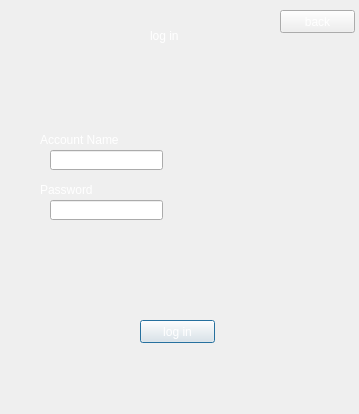
<?xml version="1.0" encoding="UTF-8"?>
<ui version="4.0">
 <class>customerlogin</class>
 <widget class="QDialog" name="customerlogin">
  <property name="geometry">
   <rect>
    <x>0</x>
    <y>0</y>
    <width>359</width>
    <height>414</height>
   </rect>
  </property>
  <property name="windowTitle">
   <string>titi</string>
  </property>
  <property name="styleSheet">
   <string notr="true">background-image:url(:/imagestart/pic/cl2.jpg);</string>
  </property>
  <widget class="QLabel" name="label_3">
   <property name="geometry">
    <rect>
     <x>40</x>
     <y>180</y>
     <width>101</width>
     <height>20</height>
    </rect>
   </property>
   <property name="styleSheet">
    <string notr="true">background-image:url(:/imagestart/pic/t2.jpg);
color: rgb(255, 255, 255);</string>
   </property>
   <property name="text">
    <string>Password</string>
   </property>
  </widget>
  <widget class="QLineEdit" name="username">
   <property name="geometry">
    <rect>
     <x>50</x>
     <y>150</y>
     <width>113</width>
     <height>20</height>
    </rect>
   </property>
   <property name="styleSheet">
    <string notr="true">background-image:url(:/imagestart/pic/t1.jpg);</string>
   </property>
  </widget>
  <widget class="QLabel" name="label">
   <property name="geometry">
    <rect>
     <x>150</x>
     <y>20</y>
     <width>71</width>
     <height>31</height>
    </rect>
   </property>
   <property name="styleSheet">
    <string notr="true">background-image:url(:/imagestart/pic/t2.jpg);
font: 18pt &quot;MV Boli&quot;;
color: rgb(255, 255, 255);</string>
   </property>
   <property name="text">
    <string>log in </string>
   </property>
  </widget>
  <widget class="QLineEdit" name="password">
   <property name="geometry">
    <rect>
     <x>50</x>
     <y>200</y>
     <width>113</width>
     <height>20</height>
    </rect>
   </property>
   <property name="styleSheet">
    <string notr="true">background-image:url(:/imagestart/pic/t1.jpg);</string>
   </property>
   <property name="echoMode">
    <enum>QLineEdit::Password</enum>
   </property>
  </widget>
  <widget class="QLabel" name="label_2">
   <property name="geometry">
    <rect>
     <x>40</x>
     <y>130</y>
     <width>101</width>
     <height>20</height>
    </rect>
   </property>
   <property name="styleSheet">
    <string notr="true">color: rgb(255, 255, 255);
background-image:url(:/imagestart/pic/t2.jpg);</string>
   </property>
   <property name="text">
    <string>Account Name</string>
   </property>
  </widget>
  <widget class="QPushButton" name="pushButton">
   <property name="geometry">
    <rect>
     <x>140</x>
     <y>320</y>
     <width>75</width>
     <height>23</height>
    </rect>
   </property>
   <property name="styleSheet">
    <string notr="true">color: rgb(255, 255, 255);</string>
   </property>
   <property name="text">
    <string>log in</string>
   </property>
  </widget>
  <widget class="QPushButton" name="pushButton_3">
   <property name="geometry">
    <rect>
     <x>280</x>
     <y>10</y>
     <width>75</width>
     <height>23</height>
    </rect>
   </property>
   <property name="styleSheet">
    <string notr="true">color: rgb(255, 255, 255);</string>
   </property>
   <property name="text">
    <string>back</string>
   </property>
  </widget>
  <zorder>username</zorder>
  <zorder>label_3</zorder>
  <zorder>label</zorder>
  <zorder>password</zorder>
  <zorder>pushButton</zorder>
  <zorder>pushButton_3</zorder>
  <zorder>label_2</zorder>
 </widget>
 <resources/>
 <connections/>
</ui>
